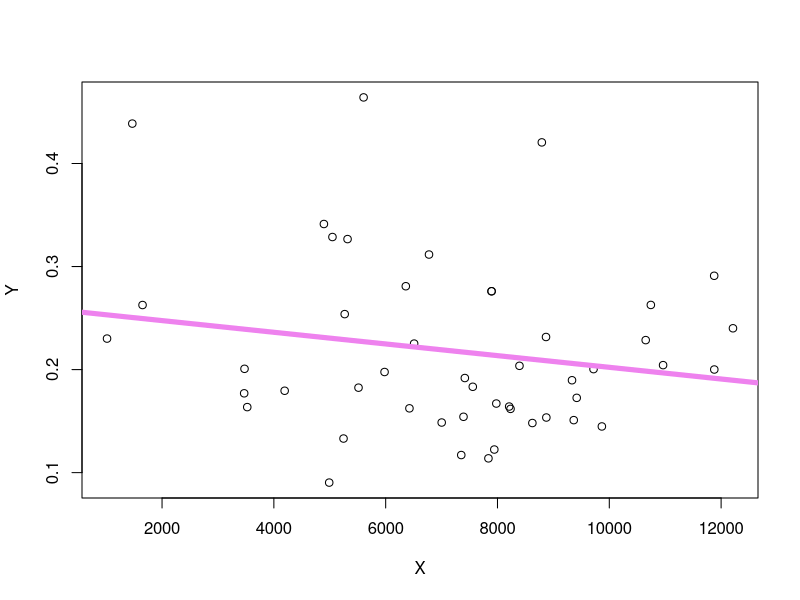

Source code (R):
#machine learning algorithm
str(rock)
head(rock)

c1=mapply(anyNA,rock)
c1

Y=rock[,'shape']
X=rock[,'area']
md1=lm(Y~X)
md1

plot(Y~X)
abline(md1,col='violet',lwd=5)

p1=predict(md1,data.frame('X'=22.7))
p1
